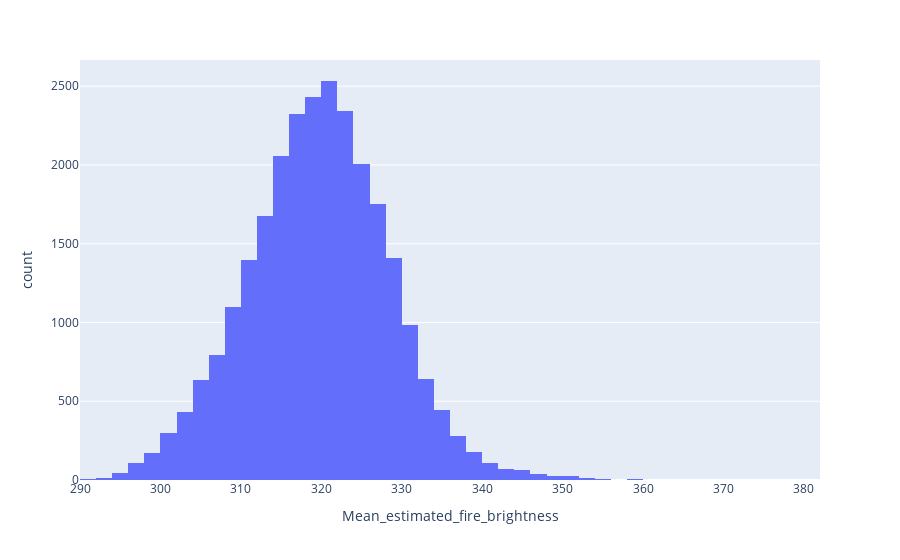

The code cell stored with this chart in its notebook:
### Code cell
fig=px.histogram(df,x='Mean_estimated_fire_brightness',nbins=50)
fig.show()

### Figure 1 — Plotly figure (JSON) as saved in the notebook; plotly's stock layout.template omitted (floating-point values rounded to 4 significant figures; data arrays with more than 128 entries replaced by an {"elided": "..."} marker saying what was removed)
{"data": [{"alignmentgroup": "True", "bingroup": "x", "hovertemplate": "Mean_estimated_fire_brightness=%{x}<br>count=%{y}<extra></extra>", "legendgroup": "", "marker": {"color": "#636efa", "pattern": {"shape": ""}}, "name": "", "nbinsx": 50, "offsetgroup": "", "orientation": "v", "showlegend": false, "type": "histogram", "x": {"elided": "26406 float values"}, "xaxis": "x", "yaxis": "y"}], "layout": {"barmode": "relative", "legend": {"tracegroupgap": 0}, "margin": {"t": 60}, "xaxis": {"anchor": "y", "domain": [0, 1], "title": {"text": "Mean_estimated_fire_brightness"}}, "yaxis": {"anchor": "x", "domain": [0, 1], "title": {"text": "count"}}}}
